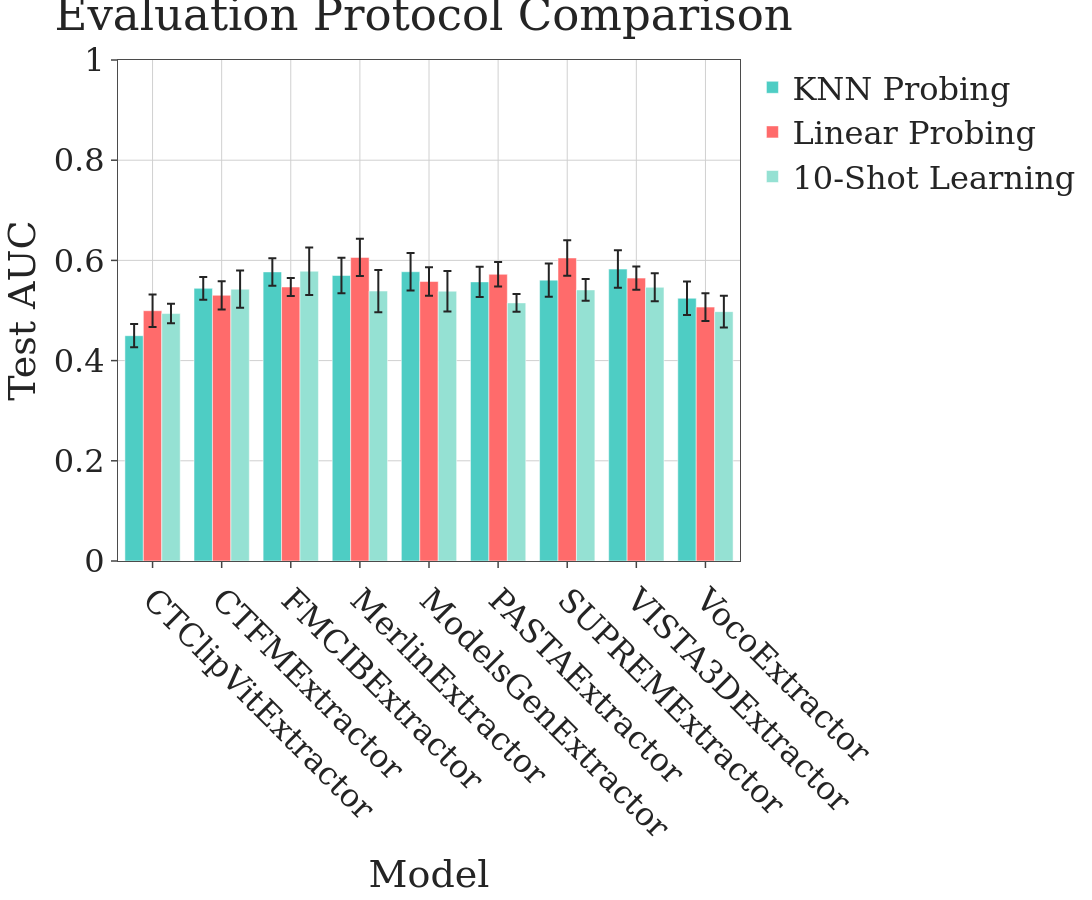

The code cell stored with this chart in its notebook:
### Markdown cell above
## Comparison: KNN vs Linear Probing vs Few-Shot

### Code cell
# Create comparison visualization
model_names = list(linear_probing_results.keys())

knn_means = [test_accuracies_dict[m]['mean'] for m in model_names]
linear_means = [linear_probing_results[m]['mean'] for m in model_names]
few_shot_10_means = [few_shot_results[10][m]['mean'] for m in model_names]

knn_errors = [test_accuracies_dict[m]['ci95'][1] - test_accuracies_dict[m]['mean'] for m in model_names]
linear_errors = [linear_probing_results[m]['ci95'][1] - linear_probing_results[m]['mean'] for m in model_names]
few_shot_errors = [few_shot_results[10][m]['ci95'][1] - few_shot_results[10][m]['mean'] for m in model_names]

fig = go.Figure()

fig.add_trace(go.Bar(
    x=model_names,
    y=knn_means,
    error_y=dict(type='data', array=knn_errors),
    name='KNN Probing',
    marker_color='#4ECDC4'
))

fig.add_trace(go.Bar(
    x=model_names,
    y=linear_means,
    error_y=dict(type='data', array=linear_errors),
    name='Linear Probing',
    marker_color='#FF6B6B'
))

fig.add_trace(go.Bar(
    x=model_names,
    y=few_shot_10_means,
    error_y=dict(type='data', array=few_shot_errors),
    name='10-Shot Learning',
    marker_color='#95E1D3'
))

apply_r_style(fig, font_size=32)
fig.update_layout(
    title='Evaluation Protocol Comparison',
    xaxis_title='Model',
    yaxis_title='Test AUC',
    barmode='group',
    height=FIG_SIZE,
    width=1400,
    template='simple_white',
    xaxis_tickangle=45
)
fig.update_yaxes(range=[0, 1.0])

fig.write_image(PLOTS_DIR / f"nsclc_radiomics_evaluation_protocols.png")

fig.show()

print(f"Correlation KNN vs Linear Probing: {np.corrcoef(knn_means, linear_means)[0, 1]:.4f}")
print(f"Correlation KNN vs 10-Shot: {np.corrcoef(knn_means, few_shot_10_means)[0, 1]:.4f}")
print("Interpretation:")
print("  High KNN-Linear correlation (>0.8): Consistent feature quality assessment")
print("  10-Shot vs KNN: Difference shows data-efficiency gains with simple learning")

### Figure 1 — Plotly figure (JSON) as saved in the notebook; plotly's stock layout.template omitted (floating-point values rounded to 4 significant figures)
{"data": [{"error_y": {"array": [0.0233, 0.02254, 0.0274, 0.03554, 0.03743, 0.03028, 0.03312, 0.0374, 0.03332], "type": "data"}, "marker": {"color": "#4ECDC4"}, "name": "KNN Probing", "type": "bar", "x": ["CTClipVitExtractor", "CTFMExtractor", "FMCIBExtractor", "MerlinExtractor", "ModelsGenExtractor", "PASTAExtractor", "SUPREMExtractor", "VISTA3DExtractor", "VocoExtractor"], "y": [0.4497, 0.5442, 0.577, 0.5699, 0.5774, 0.5571, 0.5606, 0.5826, 0.5244]}, {"error_y": {"array": [0.0326, 0.02822, 0.0179, 0.03721, 0.02837, 0.02446, 0.03545, 0.02299, 0.02784], "type": "data"}, "marker": {"color": "#FF6B6B"}, "name": "Linear Probing", "type": "bar", "x": ["CTClipVitExtractor", "CTFMExtractor", "FMCIBExtractor", "MerlinExtractor", "ModelsGenExtractor", "PASTAExtractor", "SUPREMExtractor", "VISTA3DExtractor", "VocoExtractor"], "y": [0.4996, 0.5303, 0.5469, 0.606, 0.5578, 0.5722, 0.6049, 0.5647, 0.5068]}, {"error_y": {"array": [0.01944, 0.03735, 0.04741, 0.04205, 0.04045, 0.01776, 0.02165, 0.02787, 0.03156], "type": "data"}, "marker": {"color": "#95E1D3"}, "name": "10-Shot Learning", "type": "bar", "x": ["CTClipVitExtractor", "CTFMExtractor", "FMCIBExtractor", "MerlinExtractor", "ModelsGenExtractor", "PASTAExtractor", "SUPREMExtractor", "VISTA3DExtractor", "VocoExtractor"], "y": [0.4939, 0.5426, 0.5784, 0.5388, 0.5385, 0.5152, 0.5411, 0.5462, 0.4977]}], "layout": {"barmode": "group", "font": {"family": "DejaVu Serif", "size": 32}, "height": 900, "margin": {"b": 60, "l": 60, "r": 40, "t": 60}, "paper_bgcolor": "white", "plot_bgcolor": "white", "title": {"text": "Evaluation Protocol Comparison"}, "width": 1400, "xaxis": {"gridcolor": "#D0D0D0", "linecolor": "#4B4B4B", "mirror": true, "showgrid": true, "tickangle": 45, "ticklen": 6, "ticks": "outside", "tickwidth": 1.5, "title": {"text": "Model"}, "zeroline": false}, "yaxis": {"gridcolor": "#D0D0D0", "linecolor": "#4B4B4B", "mirror": true, "range": [0, 1.0], "showgrid": true, "ticklen": 6, "ticks": "outside", "tickwidth": 1.5, "title": {"text": "Test AUC"}, "zeroline": false}}}
